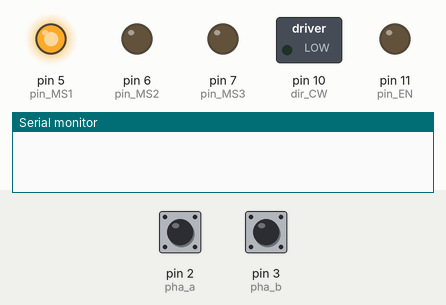
Recording of a sketch running on a simulated Arduino Uno, built with avr-gcc and run on an emulated ATmega328P. Shown: switched loads named in the sketch (green lamp = pin HIGH), output pins drawn as LEDs (lit = HIGH), the last lines printed to the serial monitor. Inputs (shaded band) come from the test bench; at power-on: pin 2 (pha_a) HIGH, pin 3 (pha_b) HIGH. Pins used as bus, display or sensor lines are not drawn.

Above: at 1.2 s.
1.3 s: pin 2 (pha_a) pulled LOW for 0.15 s
At 1.37 s:
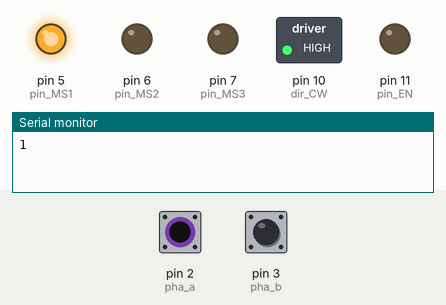
2.9 s: pin 2 (pha_a) pulled LOW for 3.2 s
At 6.8 s:
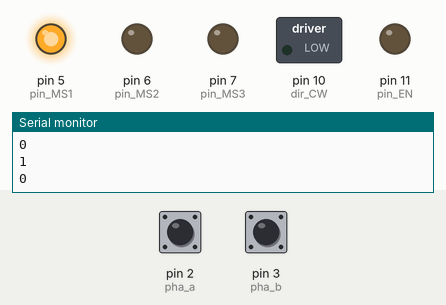
7.6 s: pin 3 (pha_b) pulled LOW for 0.15 s
At 8.6 s:
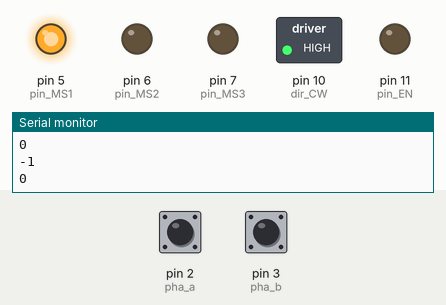
Timing chart, 0 to 10.6 s (numbered marks = the images above; inputs shaded):
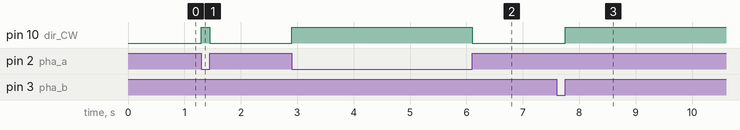

The sketch:

Step_Control_EPSON_ENCODER_rev0.ino
```cpp
//엡손 엔코더 연동 스텝모터 제어
#define pha_a 2  // pin 2 on UNO is connected to phase a encoder
#define pha_b 3   // pin 3 on UNO is connected to phase b encoder
#define step_CLK 9 // pin 9 on UNO is connected to the CLK pin of TB6560
#define dir_CW 10   // pin 10 on UNO is connected to the CLK pin of TB6560
#define pin_EN 11       // pin 11 on UNO is connected to the CLK pin of TB6560
#define pin_MS1 5     // pin 5 on UNO is connected to the Micro Step 1 of TB6560
#define pin_MS2 6     // pin 6 on UNO is connected to the Micro Step 2 of TB6560
#define pin_MS3 7     // pin 7 on UNO is connected to the Micro Step 3 of TB6560

static boolean rotating=false;
volatile long motor_position,encoder;
boolean A_set = false;
boolean B_set = false;
int motor_dealy = 2000;  // Mocroseconds

void setup() {
      pinMode(step_CLK,OUTPUT);
      pinMode(dir_CW, OUTPUT);
      pinMode(pin_EN, OUTPUT);
      pinMode(pin_MS1, OUTPUT);
      pinMode(pin_MS2, OUTPUT);
      pinMode(pin_MS3, OUTPUT);
      digitalWrite(pin_EN, LOW);
      delay(1);
      digitalWrite(pin_MS1, HIGH);  // 1/2 스텝 : 2500us
      digitalWrite(pin_MS2, LOW);  // 1/4 step
      digitalWrite(pin_MS3, LOW);  //

      pinMode(pha_a,INPUT);
      pinMode(pha_b,INPUT);

      digitalWrite(pha_a, HIGH);
      digitalWrite(pha_b, HIGH);
      // encoder pin on interrupt 0 (pin 2)
      attachInterrupt (0, encoderPinChangeA, CHANGE);
      // encoder pin on interrupt 1 (pin 3)
      attachInterrupt(1, encoderPinChangeB, CHANGE);
      encoder = 0;
         Serial.begin (115200);
}
  void encoderPinChangeA()
{
      if (digitalRead(pha_a)== digitalRead (pha_b))
      {
        encoder--;
      }
        else
      {
        encoder++;
      }
}

void encoderPinChangeB()
{
      if (digitalRead(pha_a)!= digitalRead (pha_b))
      {
        encoder--;
      }
      else
      {
        encoder++;
      }
}

void loop ()   {

      // run when detecting notion

      if ( rotating ) delayMicroseconds (20);
      if (encoder >0)
      {
      digitalWrite(dir_CW, HIGH);

      digitalWrite(step_CLK,HIGH);
      digitalWrite(step_CLK,LOW);

      _delay_us(motor_dealy);
      motor_position++;
      Serial.println (motor_position);
      encoder =0;
      }
      else if (encoder <0)
      {
       digitalWrite(dir_CW, LOW);
       digitalWrite(step_CLK,HIGH);
       digitalWrite(step_CLK,LOW);

       _delay_us(motor_dealy);
        motor_position--;
        Serial.println (motor_position);
       encoder =0;
   }
}
```

Measured:
- after the input at 1.3 s, pin 10 (dir_CW): LOW → HIGH at once, → LOW 0.15 s later
- after the input at 2.9 s, pin 10 (dir_CW): LOW → HIGH at once, → LOW 3.2 s later
- after the input at 7.6 s, pin 10 (dir_CW): LOW → HIGH after 0.15 s
